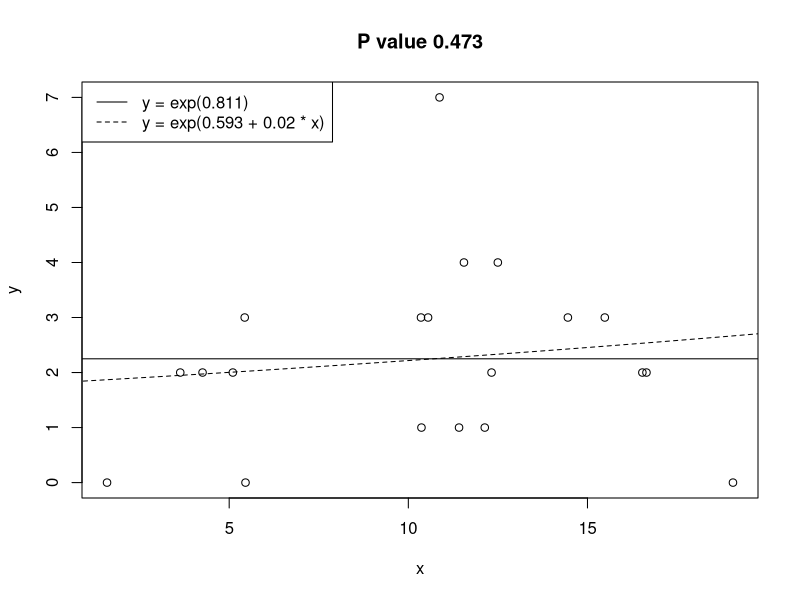
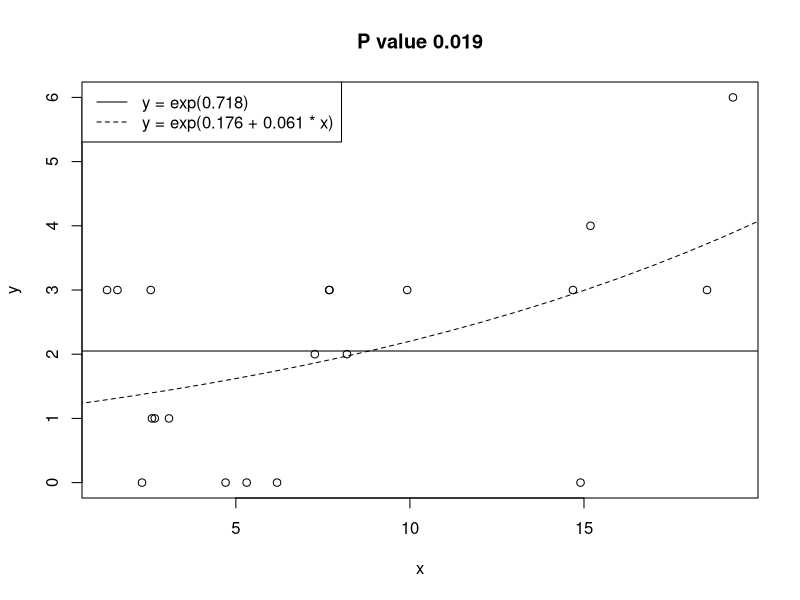
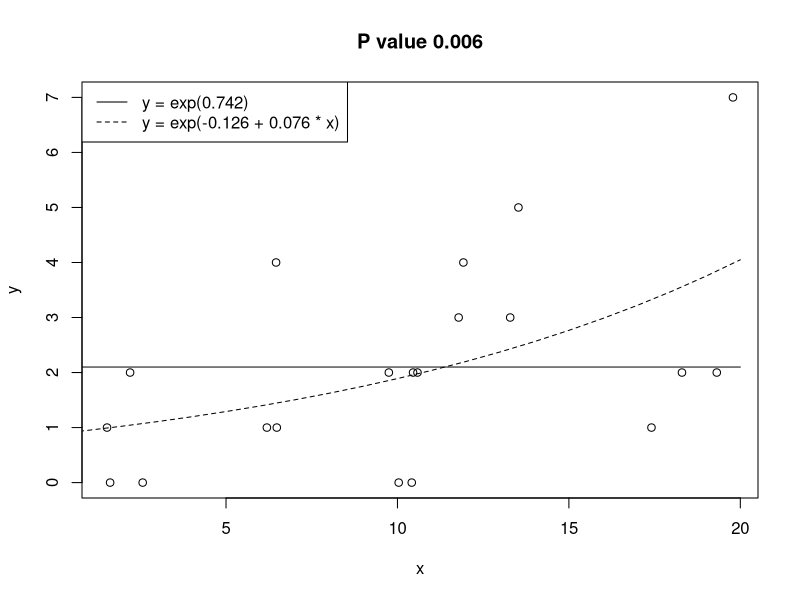
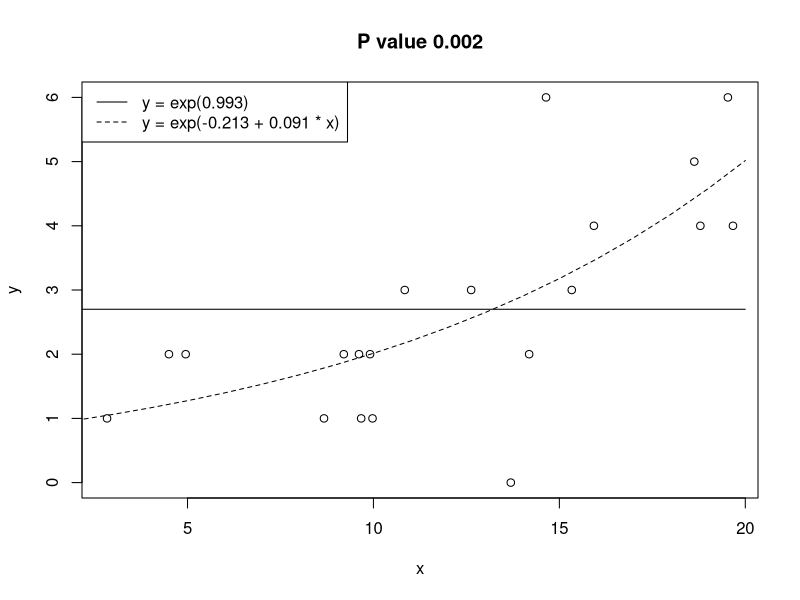
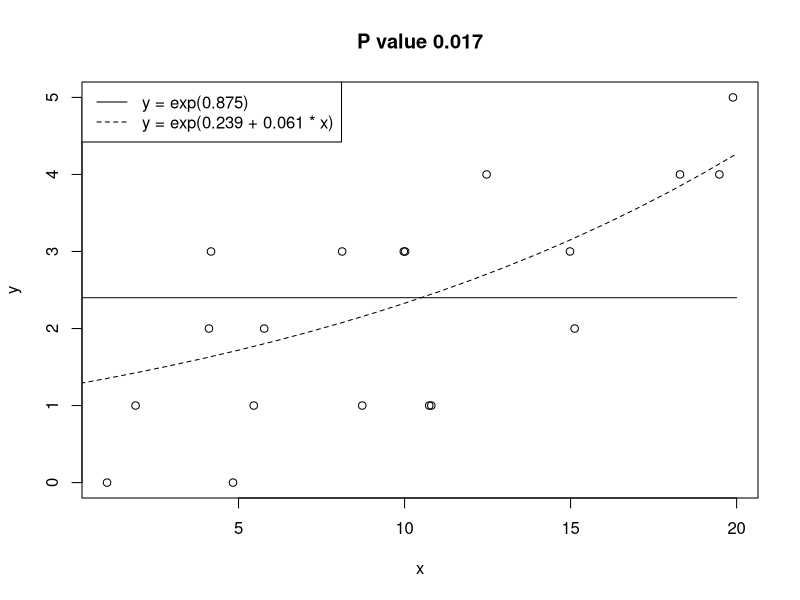
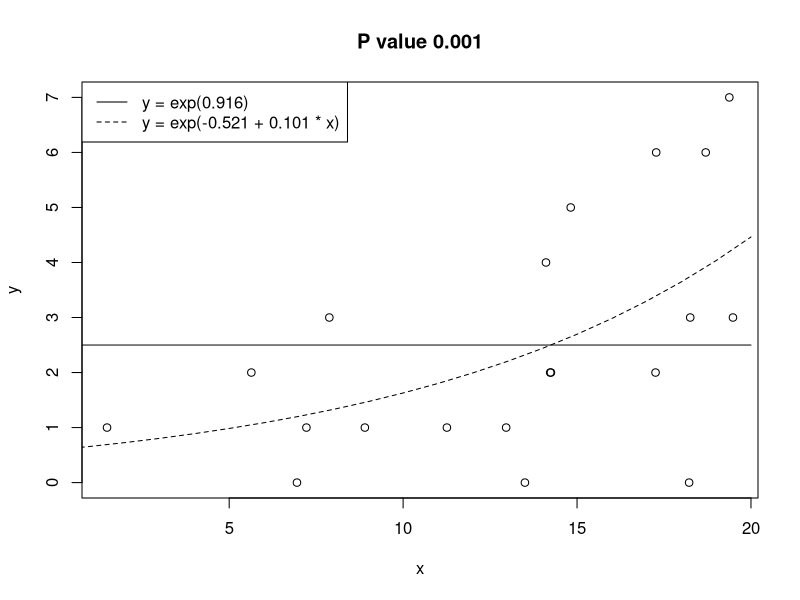
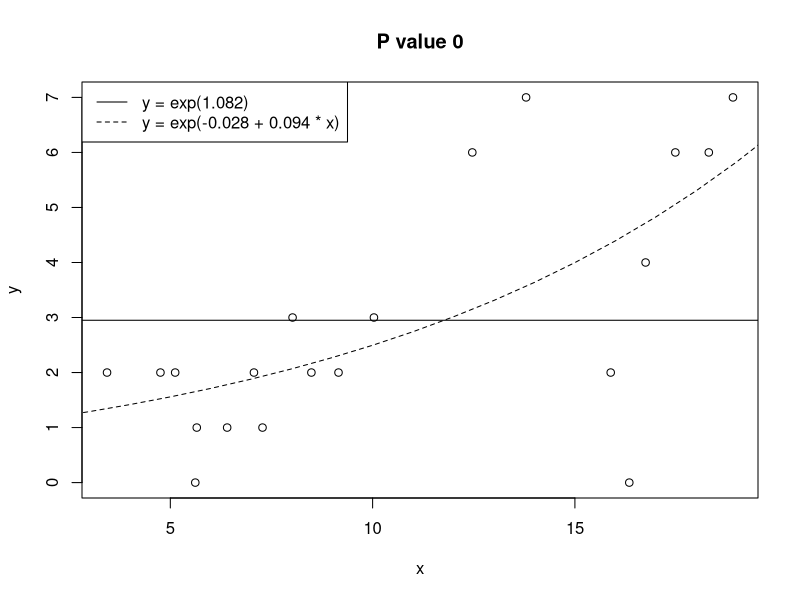
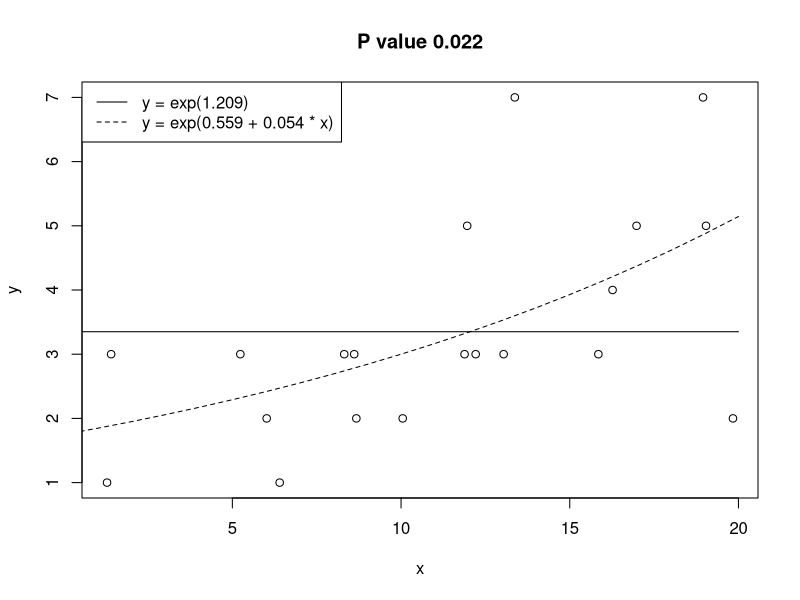

Here is the R script that generated these plots, in order:
linkFunction <- function(b1, b2) {
  function(x) {
    exp(b1 + b2 * x)
  }
}

createData <- function(n, b1, b2) {
  x <- runif(n, 1, 20)
  y <- rpois(n, lambda = linkFunction(b1, b2)(x))
  data.frame(x, y)
}

plotGraph <- function(data, fit1, fit2, title) {
  plot(data$x, data$y, type = "p", main = title, xlab = "x", ylab = "y")
  lines(0:20, linkFunction(fit1$coefficient[1], 0)(0:20), lty = "solid")
  lines(0:20, linkFunction(fit2$coefficient[1], fit2$coefficient[2])(0:20), lty = "dashed")
  nl <- paste0("y = exp(", round(fit1$coefficient[1], 3), ")")
  xl <- paste0("y = exp(", round(fit2$coefficient[1], 3), " + ", round(fit2$coefficient[2], 3), " * x)")
  legend("topleft", legend = c(nl, xl), lty = c("solid", "dashed"))
}

bootstrap <- function(b1) {
  simulatedData <- createData(100, b1, 0)
  fit1 <- glm(formula = y ~ 1, family = poisson, data = simulatedData)
  fit2 <- glm(formula = y ~ x, family = poisson, data = simulatedData)
  fit1$deviance - fit2$deviance
}

for(i in 1:10) {
  expData <- createData(20, 0.1, 0.07)
  fit1 <- glm(formula = y ~ 1, family = poisson, data = expData)
  fit2 <- glm(formula = y ~ x, family = poisson, data = expData)
  dev <- fit1$deviance - fit2$deviance
  
  P <- mean(replicate(1000, bootstrap(fit1$coefficient[1])) > dev)
  title <- paste("P value", P)
  plotGraph(expData, fit1, fit2, title)
}
